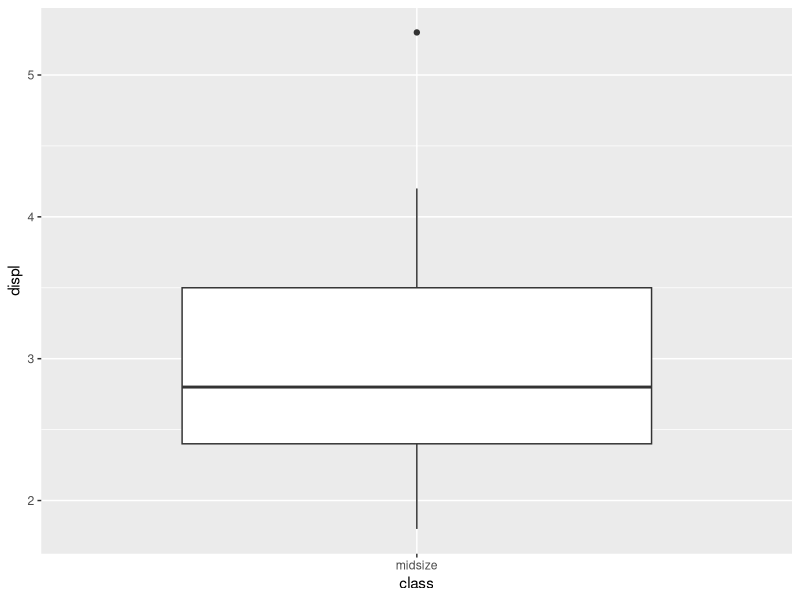
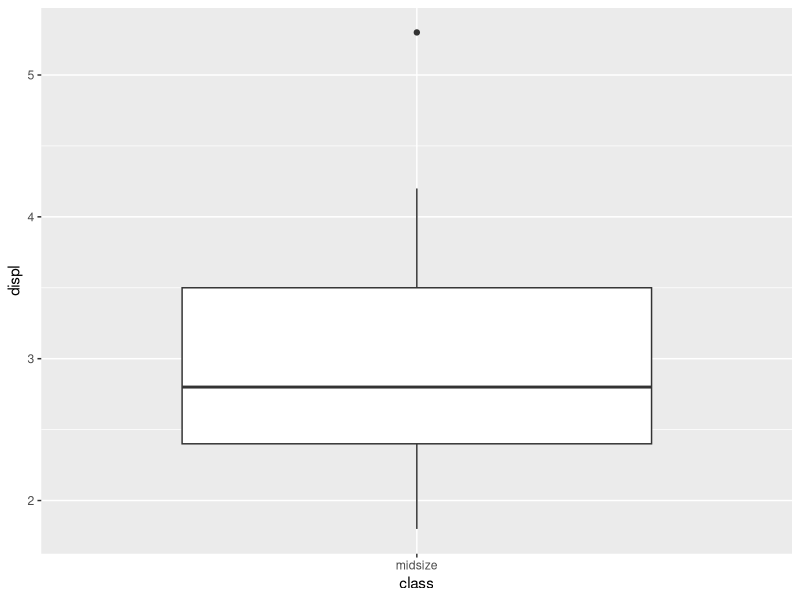
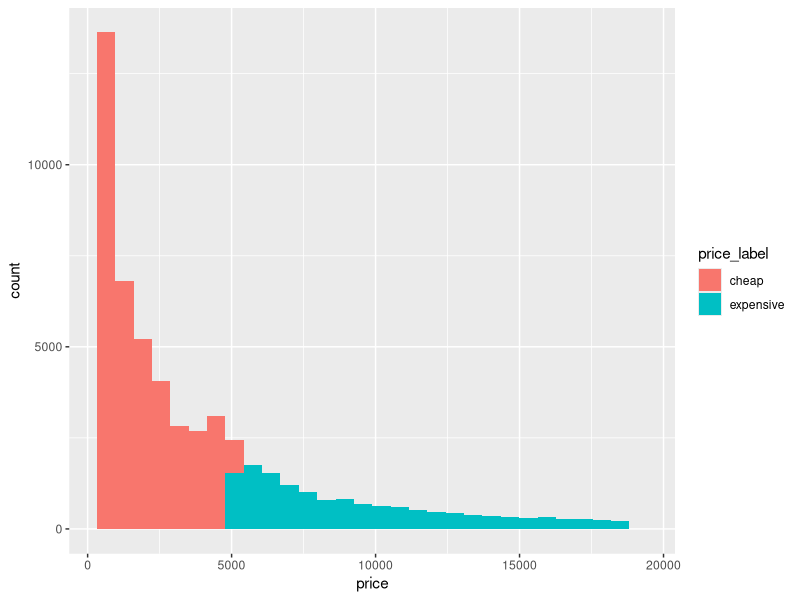
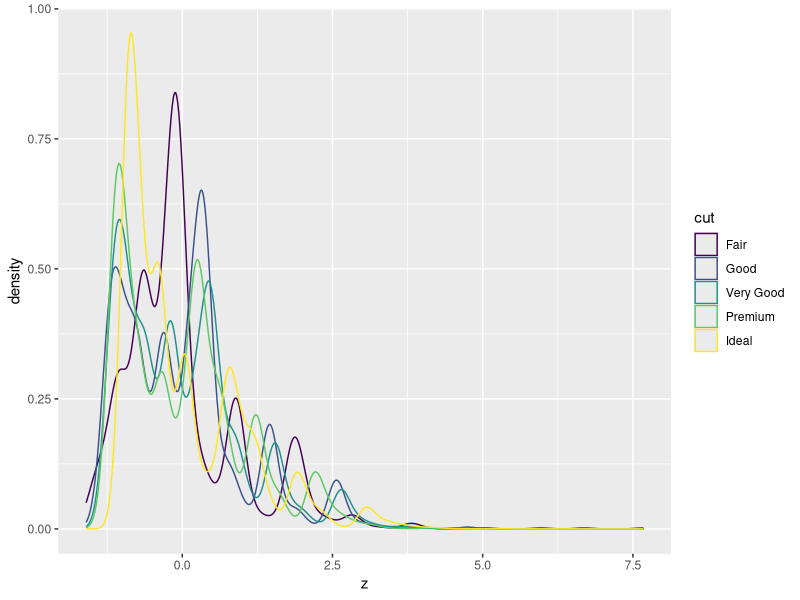

The R source for these figures, in order:
## ---- chunk 1
library(tidyverse)

mpg_df <- mpg

## ---- chunk 2
mpg_df %>% filter(year == 1999)
## ---- chunk 3
mpg_df %>% filter(year==1999) %>% dim()
## ---- chunk 4
mpg_df %>% filter(class=='midsize')
## ---- chunk 5
mpg_df %>% filter(year == 1999 & cty > 18)
## ---- chunk 6
mpg_df %>% filter(manufacturer=='chevrolet' | class=='suv')
## ---- chunk 7
mpg_df %>% filter( (manufacturer=='chevrolet' | class=='suv') & hwy < 20) 
## ---- chunk 8
mpg_df %>% filter(str_detect(model,'4wd')) 
## ---- chunk 9
mpg %>% filter(is.na(year))
## ---- chunk 10
mpg %>% filter(!is.na(year))
## ---- chunk 11
mpg %>% filter( complete.cases(.) )
## ---- chunk 12
mpg %>% filter( !complete.cases(.) )
## ---- chunk 13
mpg_df %>% select(model, displ, hwy)
## ---- chunk 14
mpg_df %>% select(-model, -year)
## ---- chunk 15
mpg_df %>% select(1,5,11)
## ---- chunk 16
mpg_df %>% select(1,3, cty, hwy)
## ---- chunk 17
mpg_df %>% select(contains('y'))
## ---- chunk 18
mpg_df %>% select(starts_with('c'))
## ---- chunk 19
mpg_df %>% select( 2, 1, class, contains('y'))
## ---- chunk 20
mpg_df %>% select(class,displ,year,everything())
## ---- chunk 21
mpg_df %>% arrange(displ)
## ---- chunk 22
mpg_df %>% arrange(manufacturer, displ, cty )
## ---- chunk 23
mpg_df %>% arrange(desc(hwy))
## ---- chunk 24
mpg_df %>% filter(class=='midsize') %>% 
  select(class,manufacturer,displ,year) %>% 
  arrange(displ)
## ---- chunk 25
mpg_slim <- mpg_df %>% 
  filter(class=='midsize') %>% 
  select(class,manufacturer,displ,year) %>% 
  arrange(displ)

## ---- chunk 26
 mpg_df %>% 
  filter(class=='midsize') %>% 
  select(class,manufacturer,displ,year) %>% 
  arrange(displ) %>% 
  ggplot(aes(x=class,y=displ)) + geom_boxplot()
## ---- chunk 27

#first create smaller dataset
mpg_slim <- mpg_df %>% 
  filter(class=='midsize') %>% 
  select(class,manufacturer,displ,year) %>% 
  arrange(displ)

#then plot the distribution of engine volumes of 'midsize' cars
mpg_slim %>% ggplot(aes(x=class,y=displ)) + geom_boxplot()
## ---- chunk 28

diamond_df <- ggplot2::diamonds

## ---- chunk 29
diamond_df %>% select(-x, -y, -z) %>% mutate(AUD = price * 1.25)
## ---- chunk 30
diamond_df %>% select(-x,-y,-z) %>% mutate(ppc = price/carat) 
## ---- chunk 31
diamond_df %>% 
  select(-x,-y,-z) %>% 
  mutate(grams = 0.2 * carat) %>% 
  mutate(AUD = price * 1.25) %>% 
  mutate(aud_per_gram  = AUD/grams)
## ---- chunk 32
diamond_df %>% select(-x,-y,-z) %>% 
  mutate(price_label = ifelse(price > 5000, 'expensive', 'cheap'))
## ---- chunk 33
diamond_df %>% select(-x,-y,-z) %>% 
  mutate(price_label = ifelse(price > 5000,'expensive','cheap')) %>% 
  ggplot(aes(x=price, fill = price_label)) + 
  geom_histogram()

## ---- chunk 34
diamond_df %>% 
  select(clarity) %>% 
  mutate(clarity_group = case_when(clarity == 'IF' ~ 'flawless',
                                   str_detect(clarity, 'VVS') ~ 'VV_slight',
                                   str_detect(clarity, 'VS') ~ 'V_slight',
                                   str_detect(clarity, 'SI') ~ 'slight',
                                   clarity == 'I1' ~ 'impurity',
                                   TRUE ~ 'other'))

## ---- chunk 35

diamond_df %>% summarize(mean_price = mean(price))

## ---- chunk 36

diamond_df %>% summarize(mean_price = mean(price),
                         sd_price = sd(price),
                         min_price = min(price),
                         max_price = max(price))

## ---- chunk 37
diamond_df %>% summarize(mean_price = mean(price),
                         sd_price = sd(price),
                         min_price = min(price),
                         max_price = max(price),
                         n_rows = n())

## ---- chunk 38
diamond_df %>% str()
## ---- chunk 39
diamond_df %>% group_by(cut) %>% str()
## ---- chunk 40

diamond_df %>% group_by(clarity) %>% 
  summarize(mean_price = mean(price),
            sd_price = sd(price),
            min_price = min(price),
            max_price = max(price),
            n_rows = n())

## ---- chunk 41
diamond_df %>% 
  group_by(clarity, cut) %>% 
  summarize(mean_price = mean(price),
            sd_price = sd(price),
            min_price = min(price),
            max_price = max(price),
            n_rows = n())

## ---- chunk 42
diamond_df %>% select(-x,-y,-z) %>% 
  group_by(cut) %>% 
  mutate(cut_meanprice = mean(price))
## ---- chunk 43
diamond_df %>% select(-x,-y,-z) %>% 
  group_by(cut) %>% 
  mutate(cut_meanprice = mean(price)) %>% 
  mutate(price_diff    = price - cut_meanprice) 

## ---- chunk 44
diamond_df %>% count(cut)
## ---- chunk 45
diamond_df %>% count(cut,clarity)
## ---- chunk 46
diamond_df %>% sample_n(10)
## ---- chunk 47
diamond_df %>% group_by(cut) %>% sample_n(2)
## ---- chunk 48
diamond_df %>% group_by(clarity) %>% summarize(maxPrice = max(price))
## ---- chunk 49
diamond_df %>% group_by(cut) %>% summarize(sdWt = sd(carat)) 

## ---- chunk 50
weight_z <- diamond_df %>% group_by(cut) %>% 
  mutate(meanWt=mean(carat), 
         sdWt = sd(carat),
         z = (carat - meanWt)/sdWt) 
## ---- chunk 51
weight_z %>% ggplot(aes(x=z)) + geom_density(aes(col=cut))
